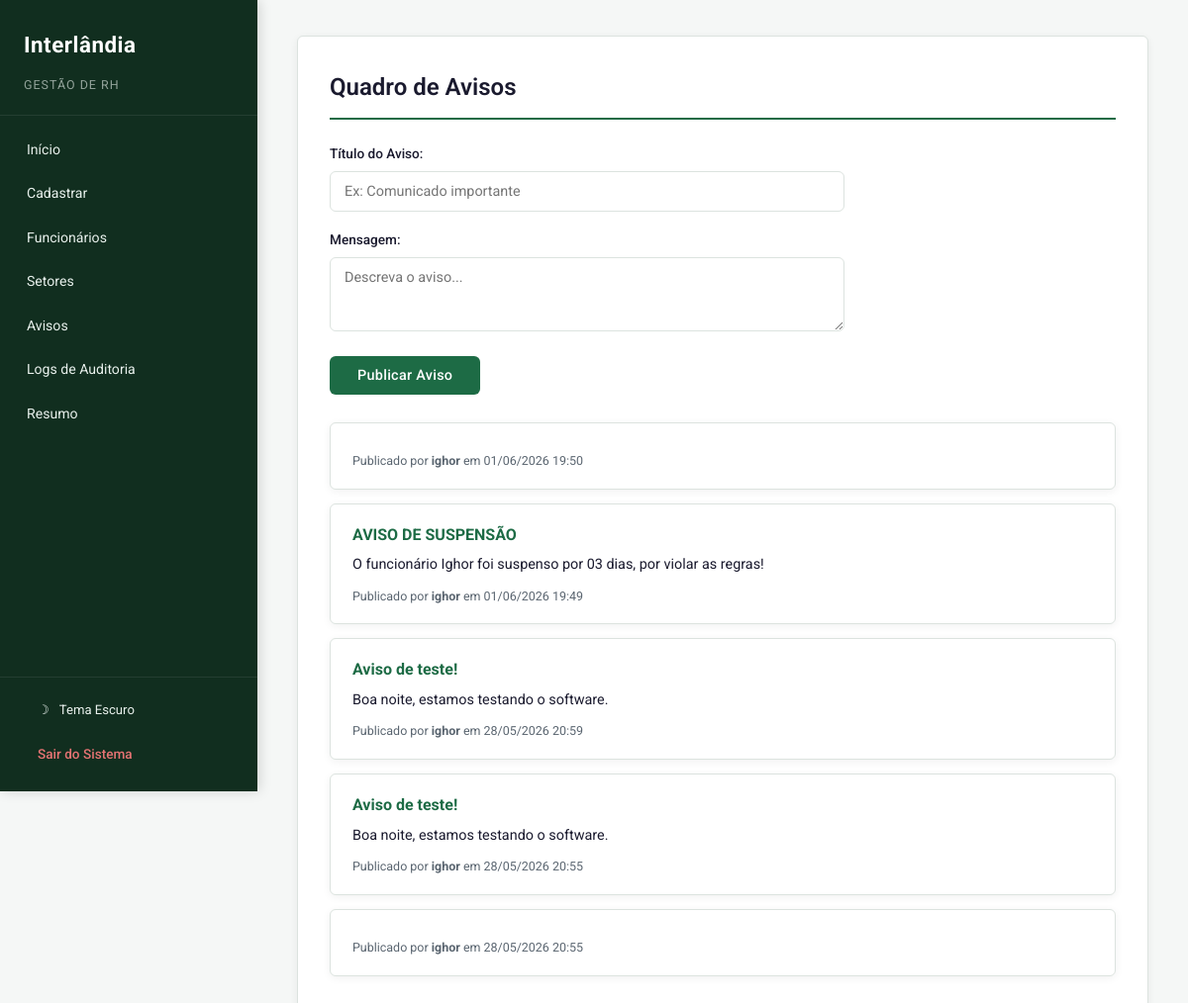
/avisos (signed in), run on the app's committed database.
### tables this page shows
CREATE TABLE avisos (
        id INTEGER PRIMARY KEY AUTOINCREMENT,
        titulo TEXT,
        mensagem TEXT,
        autor TEXT,
        data TEXT
    );

### main.py (the view, shortened to what this page needs)
@app.route("/avisos", methods=["GET", "POST"])
def avisos():
    if "user" not in session:
        return redirect("/")
    conn = get_db()
    cursor = conn.cursor()
    cursor.execute("SELECT * FROM avisos ORDER BY id DESC")
    lista_avisos = cursor.fetchall()
    conn.close()
    return render_template("avisos.html", avisos=lista_avisos)

### main.py (called while the page is built)
def get_db():
    conn = sqlite3.connect(DATABASE)
    conn.row_factory = sqlite3.Row
    return conn

### templates/avisos.html (shortened to what this page needs)
{% extends 'base.html' %}
{% block conteudo %}
<h2>Quadro de Avisos</h2>
<form action="/avisos" method="POST" style="max-width: 520px; margin-bottom: 28px;">
    <div class="form-group">
        <label>T&#237;tulo do Aviso:</label>
        <input type="text" name="titulo" required placeholder="Ex: Comunicado importante">
    </div>
    <div class="form-group">
        <label>Mensagem:</label>
        <textarea name="mensagem" rows="3" required placeholder="Descreva o aviso..."></textarea>
    </div>
    <button type="submit" class="btn btn-primary">Publicar Aviso</button>
</form>
{% for a in avisos %}
<div class="aviso-card">
    <h4>{{ a[1] }}</h4>
    <p>{{ a[2] }}</p>
    <div class="aviso-meta">Publicado por <strong>{{ a[3] }}</strong> em {{ a[4] }}</div>
</div>
{% endfor %}
{% endblock %}

### static/style.css (style rules this page uses)
:root { --primary: #1d6b45; --primary-hover: #155a39; --primary-light: #e6f4ed; --secondary: #0d3b25; --accent: #28a968; --bg: #f5f7f6; --bg-card: #ffffff; --bg-sidebar: #112e1f; --text: #1a1a2e; --text-muted: #5a6570; --text-sidebar: #e8f0ec; --border: #dce3df; --shadow: 0 2px 8px rgba(0, 0, 0, 0.06); --shadow-md: 0 4px 12px rgba(0, 0, 0, 0.08); --radius: 6px; --danger: #c0392b; --danger-hover: #a93226; --warning: #d4930d; --success: #1d6b45; --info: #2471a3; --font: 'Roboto', 'Segoe UI', sans-serif; }
* { margin: 0; padding: 0; box-sizing: border-box; }
body { font-family: var(--font); background-color: var(--bg); color: var(--text); line-height: 1.6; font-size: 15px; transition: background-color 0.3s ease, color 0.3s ease; }
h2 { color: var(--text); font-size: 1.5rem; font-weight: 600; margin-bottom: 24px; padding-bottom: 12px; border-bottom: 2px solid var(--primary); }
.btn { padding: 7px 16px; color: white; text-decoration: none; font-weight: 500; font-size: 0.8rem; border-radius: var(--radius); transition: all 0.2s ease; display: inline-block; border: none; cursor: pointer; letter-spacing: 0.3px; }
.btn-primary { background-color: var(--primary); color: white; padding: 11px 24px; font-size: 0.9rem; }
.form-group { margin-bottom: 18px; }
.form-group label { display: block; font-weight: 500; font-size: 0.85rem; margin-bottom: 6px; color: var(--text); }
input[type="text"], input[type="email"], input[type="number"], input[type="tel"], input[type="password"], select, textarea { width: 100%; padding: 11px 14px; border: 1px solid var(--border); border-radius: var(--radius); font-size: 0.9rem; font-family: var(--font); background-color: var(--bg-card); color: var(--text); transition: border-color 0.2s ease, box-shadow 0.2s ease, background-color 0.3s ease; }
input[type="submit"], button[type="submit"] { background-color: var(--primary); color: white; padding: 11px 28px; border: none; border-radius: var(--radius); font-size: 0.9rem; font-weight: 500; font-family: var(--font); cursor: pointer; transition: background-color 0.2s ease, transform 0.1s ease; }
.aviso-card { background-color: var(--bg-card); border: 1px solid var(--border); border-radius: var(--radius); padding: 18px 22px; margin-bottom: 14px; box-shadow: var(--shadow); transition: background-color 0.3s ease; }
.aviso-card h4 { color: var(--primary); margin-bottom: 6px; font-size: 1rem; }
.aviso-card p { font-size: 0.9rem; color: var(--text); }
.aviso-card .aviso-meta { font-size: 0.78rem; color: var(--text-muted); margin-top: 10px; }

### data on the page
avisos: autor "ighor", data "01/06/2026 19:50"
avisos: titulo "AVISO DE SUSPENSÃO", mensagem "O funcionário Ighor foi suspenso por 03 dias, por violar as regras!", autor "ighor", data "01/06/2026 19:49"
avisos: titulo "Aviso de teste!", mensagem "Boa noite, estamos testando o software.", autor "ighor", data "28/05/2026 20:59"
avisos: titulo "Aviso de teste!", mensagem "Boa noite, estamos testando o software.", autor "ighor", data "28/05/2026 20:55"
avisos: autor "ighor", data "28/05/2026 20:55"
